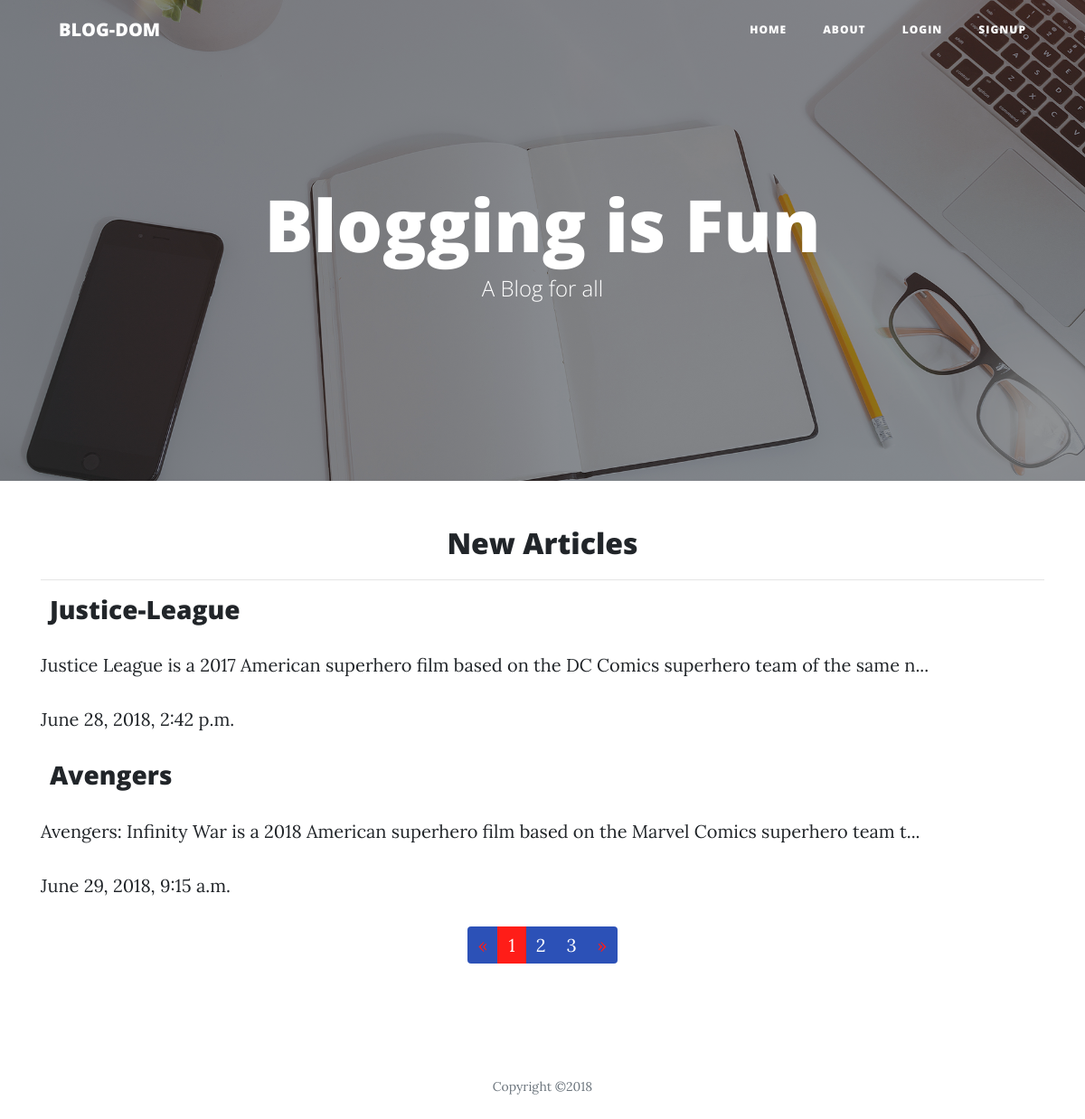
The app's page /articles/ with its own data.
### articles/models.py (models this page shows, shortened)
class Articles(models.Model):
    title = models.CharField(max_length=100)
    slug = models.SlugField()
    body = models.TextField()
    date = models.DateTimeField(auto_now_add=True)
    thumb = models.ImageField(default='default.png',blank='True')
    author = models.ForeignKey(User,on_delete=models.CASCADE,default=None)
    def snippet(self):
        return self.body[:100] + '...'

### articles/views.py (the view)
def article_list(request):
    articles=Articles.objects.all().order_by('date')
    pages=pagination(request,articles,2)
    context={'items':pages[0],
          'page_range':pages[1]
    }
    return render(request,'articles/article_list.html',context)

### articles/config.py (called while the page is built)
def pagination(request,data,num=10):
    paginator = Paginator(data,num)
    page = request.GET.get('page')
    try:
        items = paginator.page(page)
    except PageNotAnInteger:
        items = paginator.page(1)
    except EmptyPage:
        items =paginator.page(paginator.num_pages)
    index = items.number - 1
    max_index = len(paginator.page_range)
    start_index = index - 5 if index >= 5 else 0
    end_index = index + 5 if index <= max_index - 5 else max_index
    page_range = paginator.page_range[start_index:end_index]
    return items,page_range

### articles/templates/articles/article_list.html
{% extends 'base_layout.html' %}
{% block content %}
    <h2 style="text-align:center;margin:20px">New Articles</h2>
    <div class="container">
    <div class="articles">
      <hr>
    {% for article in items %}
       <h3 style="margin:10px"><a href="./{{article.slug}}">{{article.title}}</a></h3>
       <p>{{article.snippet}}</p>
       <p>{{article.date}}</p>
    {% endfor %}
   </div>
 </div>
{% include 'articles/pagination.html' %}
{% endblock %}

### assets/styles.css (style rules this page uses)
body { clear: both; background-color: #00b3fe; }

### records on screen
Articles: title "Justice-League", snippet "Justice League is a 2017 American superhero film based on the DC Comics superhero team of the same n...", date "June 28, 2018, 2:42 p.m."
Articles: title "Avengers", snippet "Avengers: Infinity War is a 2018 American superhero film based on the Marvel Comics superhero team t...", date "June 29, 2018, 9:15 a.m."

### other values on screen
{{ i }} "1"
{{ i }} "2" "3"
